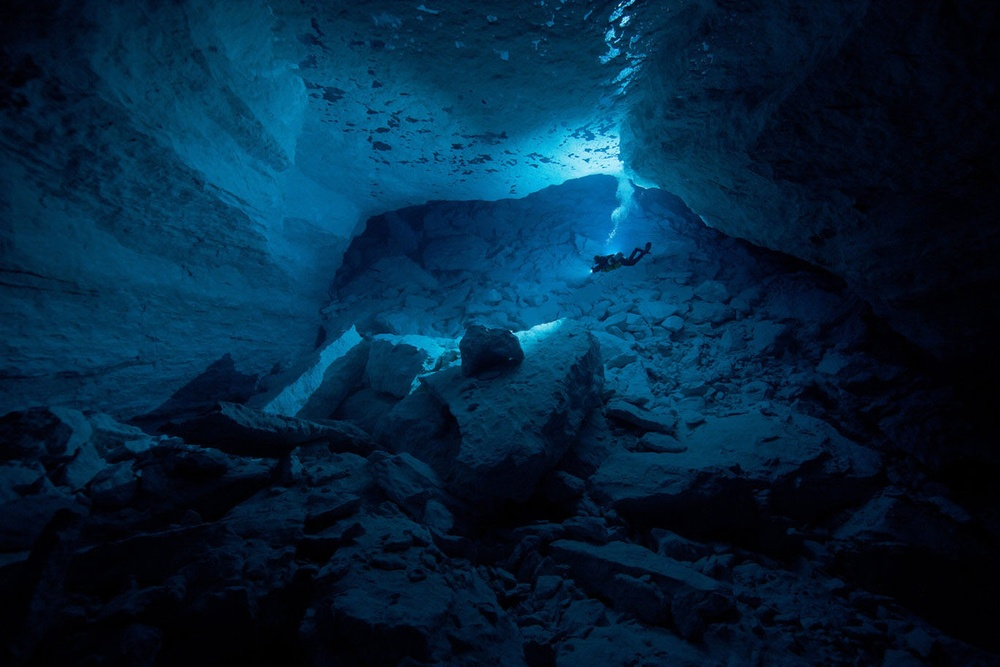
//> input picture samples/i06_79008885.jpg, 1000 x 667 px, shrunk from 1247 x 832 before the run, given in place of the camera
$ ./E4_4   (built with g++ and OpenCV 4)
//> lines starting //> are read from the running program, lines starting //| are printed output that depends on the picture

/*
g++ -Wall -o salida E4_4.cpp `pkg-config --cflags --libs opencv`

*/

/*Bibliotecas*/
#include<iostream>

#include<opencv2/core/core.hpp>
#include<opencv2/ml/ml.hpp>
#include<opencv/cv.h>
#include<opencv2/imgproc/imgproc.hpp>
#include<opencv2/highgui/highgui.hpp>

using namespace std;

using namespace cv;


int main(void)
{
	Mat Imagen, Taco;

	VideoCapture CAM1(1);

	if(!CAM1.isOpened())	return -1;

	while(1)
	{
		CAM1 >> Imagen;
//> Imagen is the input picture: 667 rows x 1000 cols, CV_8UC3; mean B, G, R 59.5, 35.4, 3.5

		erode(Imagen, Taco, Mat(), Point(-1, -1), 10, 1, 1);
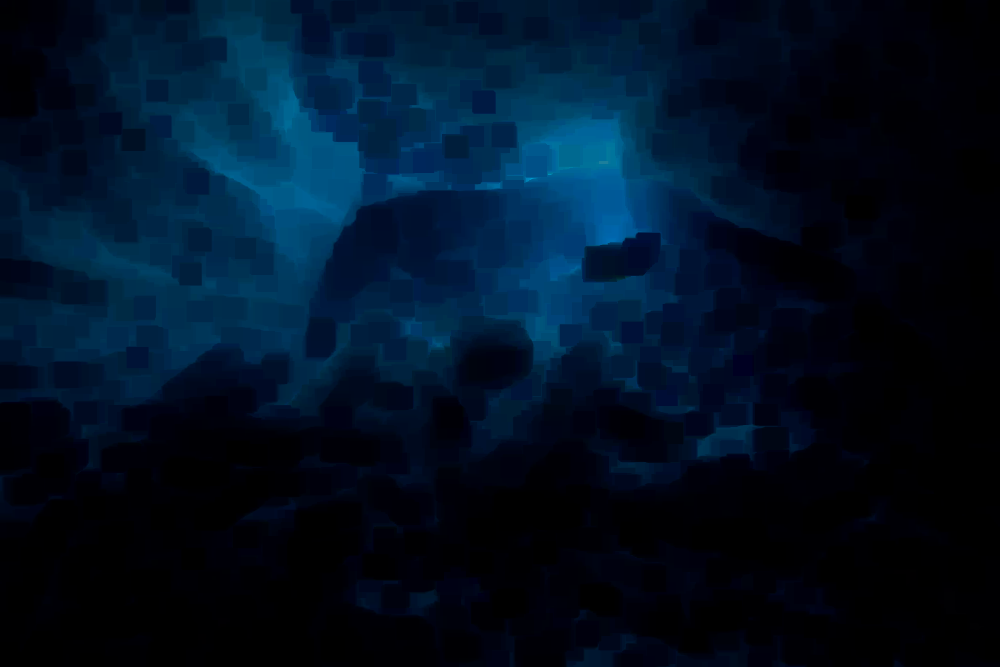
//> Taco: 667 rows x 1000 cols, CV_8UC3; mean B, G, R 35.5, 17.2, 0
		blur(Taco, Taco, Size(50,50), Point(-1,-1));
		GaussianBlur(Taco, Taco, Size(11,11),0,0);
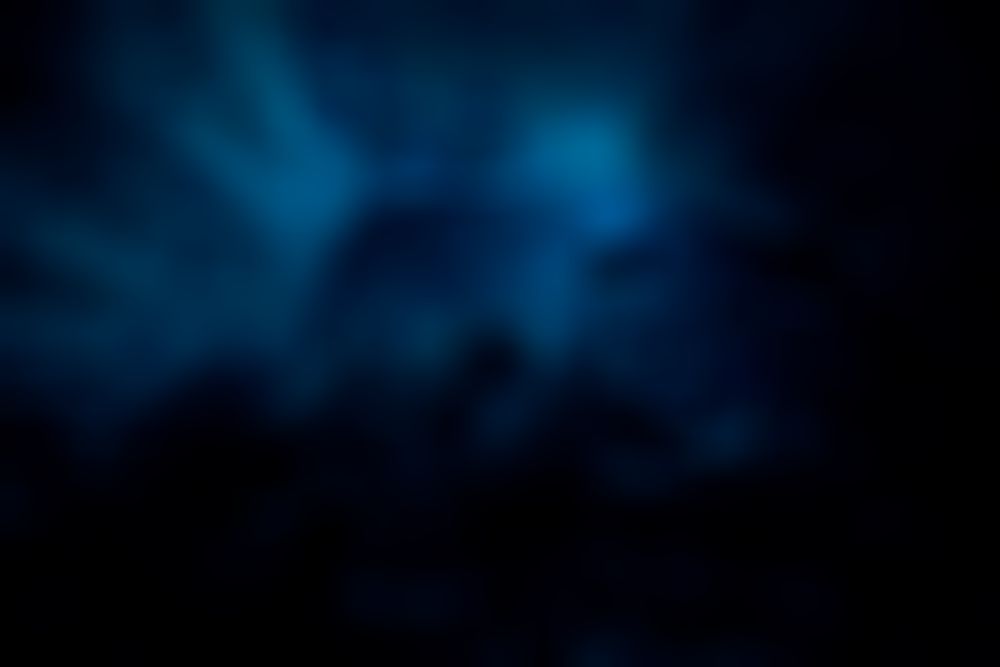
//> Taco: 667 rows x 1000 cols, CV_8UC3; mean B, G, R 35.5, 17.2, 0
		//cvtColor(Taco, Taco, CV_BGR2HSV);
		imshow("Camara 1", Imagen);
		imshow("FIltro BLUR", Taco);
		if(waitKey(30)>0) break;
//> the Esc key is pressed
	}


}
